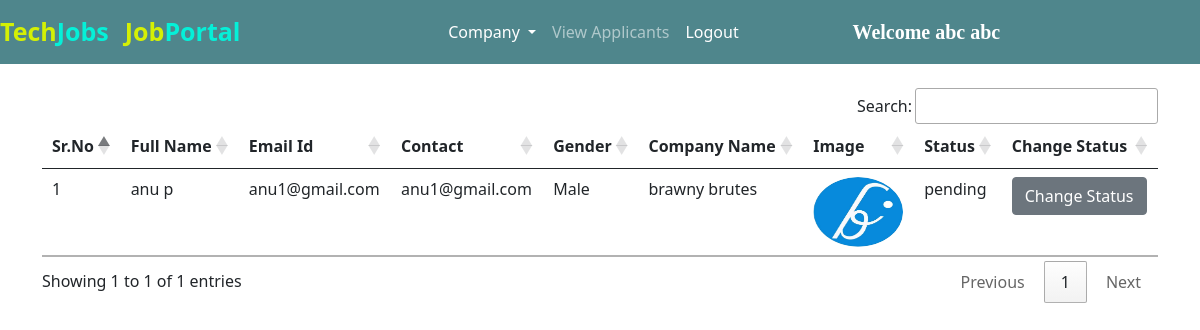
Screenshot of /pending_companies/ (signed in) with the database file from the repository.
### jobs/models.py (models this page shows, shortened)
class Company(models.Model):
    user = models.ForeignKey(User, on_delete=models.CASCADE)
    phone = models.CharField(max_length=10)
    image = models.ImageField(upload_to="")
    gender = models.CharField(max_length=10)
    type = models.CharField(max_length=15)
    status = models.CharField(max_length=20)
    company_name = models.CharField(max_length=100)

### jobs/views.py (the view)
# urls.py: path("pending_companies/", views.pending_companies, name="pending_companies"),
def pending_companies(request):
    if not request.user.is_authenticated:
        return redirect("/admin_login")
    companies = Company.objects.filter(status="pending")
    return render(request, "pending_companies.html", {'companies':companies})

### jobs/templates/pending_companies.html (shortened to what this page needs)
{% extends 'admin_navbar.html' %}
{% block body %}
<div class="container mt-4">
<table class="table table-hover" id="example">
    <thead>
        <tr>
            <th>Sr.No</th>
            <th>Full Name</th>
            <th>Email Id</th>
            <th>Contact</th>
            <th>Gender</th>
            <th>Company Name</th>
            <th>Image</th>
            <th>Status</th>
            <th>Change Status</th>
        </tr>
    </thead>
    <tbody>
        {% for company in companies %}
        <tr>
            <td>{{forloop.counter}}</td>
            <td>{{company.user.get_full_name}}</td>
            <td>{{company.user.email}}</td>
            <td>{{company.phone}}</td>
            <td>{{company.gender}}</td>
            <td>{{company.company_name}}</td>
            <td><img src="{{company.image.url}}" class="rounded-circle" width="90px" height="70px"></td>
            <td>{{company.status}}</td>
            <td><a href="/change_status/{{company.id}}/" class="btn btn-secondary">Change Status</a></td>
        </tr>
        {% endfor %}
    </tbody>
</table>
</div>
{% endblock %}

### jobs/templates/admin_navbar.html (shortened to what this page needs)
<!doctype html>
<html lang="en">
<head>
  <link href="https://cdn.jsdelivr.net/npm/bootstrap@5.0.2/dist/css/bootstrap.min.css" rel="stylesheet"
>
  <link rel="stylesheet" href="https://cdn.datatables.net/1.10.25/css/jquery.dataTables.min.css">
  <link rel="stylesheet" href="https://cdn.datatables.net/buttons/1.7.1/css/buttons.dataTables.min.css">
</head>
<body>
  <nav class="navbar navbar-expand-lg navbar-dark">
      <a class="navbar-brand" href="/"><span class="head1">Tech</span><span class="head2">Jobs</span></a>
      <a class="navbar-brand" href="#"><span class="head1">Job</span><span class="head2">Portal</span></a>
      <div class="container w-50">
      <div class="collapse navbar-collapse" id="navbarSupportedContent">
        <ul class="navbar-nav me-auto mb-2 mb-lg-0">
          <div class="collapse navbar-collapse" id="navbarNavDarkDropdown">
            <ul class="navbar-nav">
              <li class="nav-item dropdown">
                <a class="nav-link active dropdown-toggle" href="#" id="navbarDarkDropdownMenuLink" role="button" data-bs-toggle="dropdown" aria-expanded="false">
                  Company
                </a>
              </li>
            </ul>
          </div>
          <li class="nav-item">
            <a class="nav-link {% block view_applicants %} {% endblock %}" href="/view_applicants/">View Applicants</a>
          </li>
          <li class="nav-item">
            <a class="nav-link active" href="/logout/">Logout</a>
          </li>
        </ul>
        <a class="navbar-brand" style="font-weight: bold; font-family: 'Times New Roman', Times, serif;" href="#">Welcome {{request.user.get_full_name}}</a>
      </div>
      </div>
  </nav>
  {% block body %}
  {% endblock %}
</body>
</html>

### jobs/templates/admin_navbar.html (style rules this page uses)
.navbar { background-color: #4f868c; }
.head1 { color: #d4f005; font-size: 25px; font-weight: bold; height: 50px; }
.head2 { color: #05f0d8; font-size: 25px; font-weight: bold; }

### rows the page displays
Company: user.get_full_name "anu p", user.email "anu1@gmail.com", phone "anu1@gmail.com", gender "Male", company_name "brawny brutes", image (picture), status "pending"

### other values shown
{{ request.user.get_full_name }} "abc abc"
